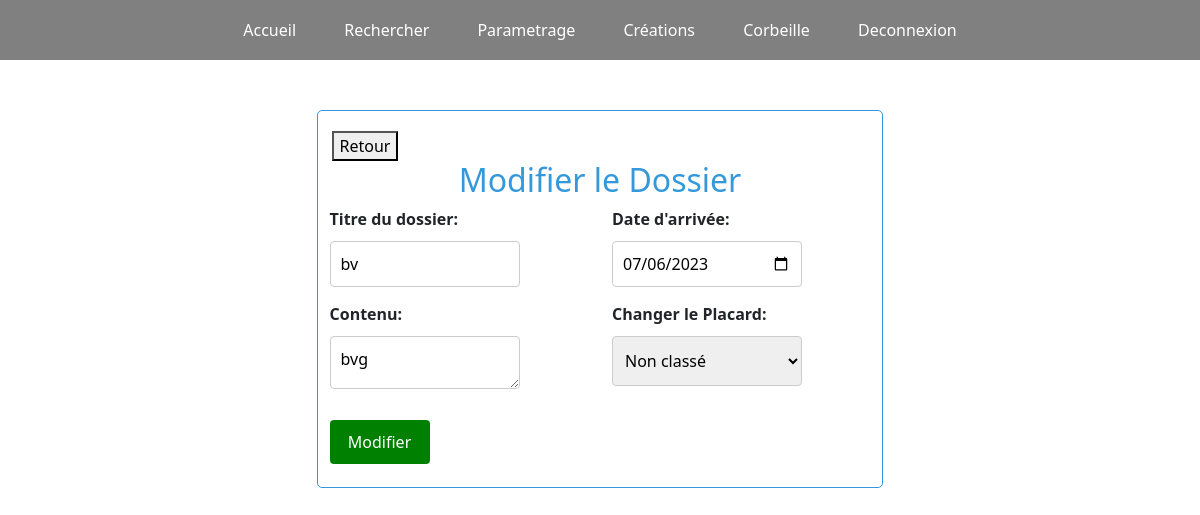
The page /modifier_dossier.php?id=49 on the database its author committed.
### tables this page shows
CREATE TABLE `ged_categories` (
  `id` int(11) NOT NULL,
  `name` varchar(255) NOT NULL,
  `description` text NOT NULL,
  `refer` varchar(250) NOT NULL,
  `author` varchar(250) NOT NULL,
  `role` int(250) NOT NULL,
  `date_arrivee` date DEFAULT NULL,
  `id_files` int(11) NOT NULL,
  `id_tag` int(11) NOT NULL
);

### class/mysql.php (called while the page is built, shortened)
<?php
class mysqlConnector {
    function __construct() {
        $host='localhost';
        $dbName='ged';
        $username = 'root';
        $passwd='';
        try {
            $dsn='mysql:host='.$host.';dbname='.$dbName;
            $this->dataBase = new PDO($dsn, $username, $passwd);
        } catch (PDOException $exc) {
            echo $exc->getMessage();
            echo "<br>IMPOSSIBLE DE SE CONNECTER A LA BDD";
            die();
        }
    }
}

### class/mdl_ged_categories.php (called while the page is built, shortened)
<?php
class ged_categories{
    public $db;
    function __construct() {
        require_once('mysql.php');
        $db = new mysqlConnector();
        $this->db = $db->dataBase;
    }
    function getCategoryb($id) {
        $r = $this->db->prepare("SELECT * FROM ged_categories WHERE id=?");
        $r->execute([$id]);
        return $r->fetch();
    }
}

### modifier_dossier.php (the view, shortened to what this page needs)
<?php
require_once('class/mdl_ged_categories.php');
$cat = new ged_categories();
if (isset($_GET['id'])) {
    $dossierId = $_GET['id'];
    $dossier = $cat->getCategoryb($dossierId);
    if ($dossier) {
include("sectors/header.php");
?>
    <div class="container" id="form1" style="display: block;height:10cm; width:15cm;">
    <a href="dosiser.php"> <button> Retour </button> </a>
        <h2>Modifier le Dossier</h2>
        <?php echo "<form action='' method='post'>";?>
                <div class="row " >
                    <div class="form-group col-md-6">
                        <?php echo "<label> Titre du dossier:</label> <input type='text' name='title' value='" . $dossier->name . "'><br>"; ?>
                    </div>
                    <div class="form-group col-md-6">
                            <?php echo " <label> Date d'arrivée: </label> <input type='date' name='date_arrivee' value='" . $dossier->date_arrivee . "'><br>"; ?>
                    </div>
                </div>
                <div class="row " >
                        <div class="form-group col-md-1" >
                            <?php echo " <label> Contenu: </label> <textarea style='height:1.4cm' name='content'>" . $dossier->description . "</textarea><br>"; ?>
                        </div>
                        <div class="form-group col-md-6">
                            <label for="indication">Changer le Placard:</label>
                            <select name="placard" required style='width:190px;height:50px;'>
                                    <option value="0">Non classé</option>
                            </select>
                        </div>
                    </div>
                <div style="display: flex; justify-content: space-between;">
                <?php  echo "<input type='submit'  style='background-color: green;width:100px;' value='Modifier'>"; ?>
                </div>
        <?php echo "</form>"; ?>
            </div>
    <?php
    } else {
        echo "Dossier introuvable.";
    }
} else {
    echo "Aucun dossier spécifié.";
}

### CSS/main.css (style rules this page uses)
body { background-color: white; color: black; font-family: Arial, sans-serif; }
.container { margin: 50px auto; padding: 20px; background-color: white; border: 1px solid #3498db; border-radius: 5px; }
.row { display: flex; justify-content:space-between; }
h2 { text-align: center; color: #3498db; }
.form-group { margin-bottom: 15px; }
label { display: block; font-weight: bold; margin-bottom: 5px; }
input[type="text"], input[type="email"], input[type="time"], input[type="number"], input[type="date"], textarea { padding: 10px; width: 190px; border: 1px solid #ccc; border-radius: 4px; }

### sectors/header.php (style rules this page uses)
a { text-decoration: none; margin: 2px; }
label { display: block; font-weight: bold; margin-bottom: 10px; }
select { width: 100%; padding: 8px; border: 1px solid #ccc; border-radius: 4px; box-sizing: border-box; height: 150px; overflow-y: auto; }
input[type="submit"] { display: block; width: 100%; padding: 10px; background-color: green; color: white; text-align: center; border: none; border-radius: 4px; cursor: pointer; margin-top: 10px; }

### rows shown on the page
ged_categories: title "bv", date_arrivee "07/06/2023", content "bvg"
